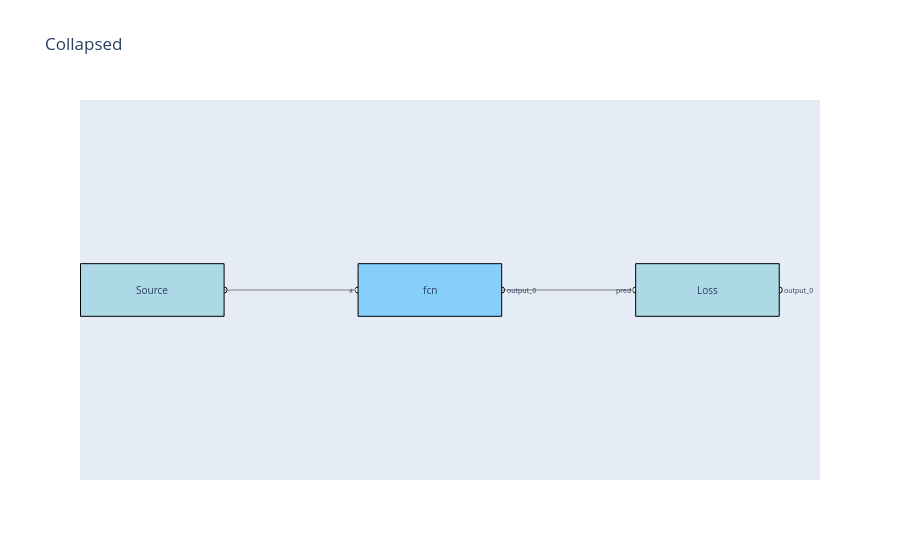
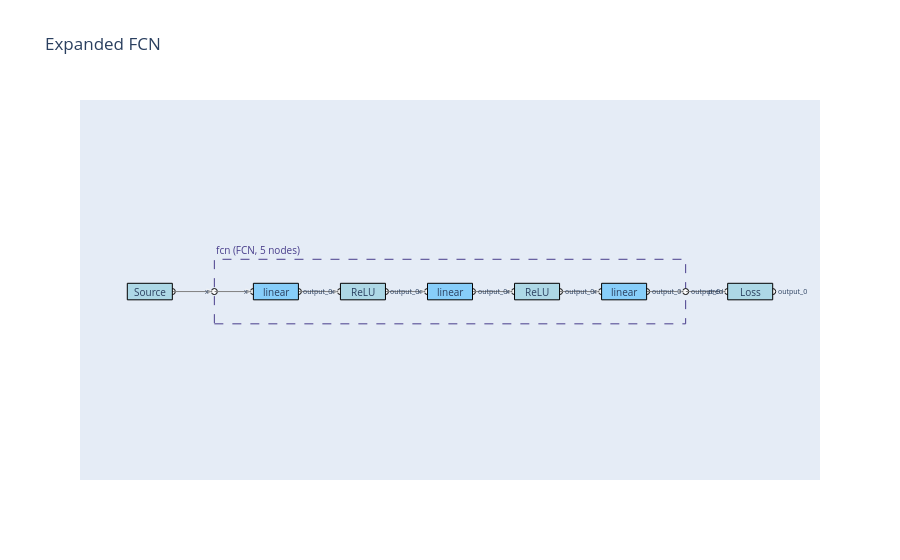
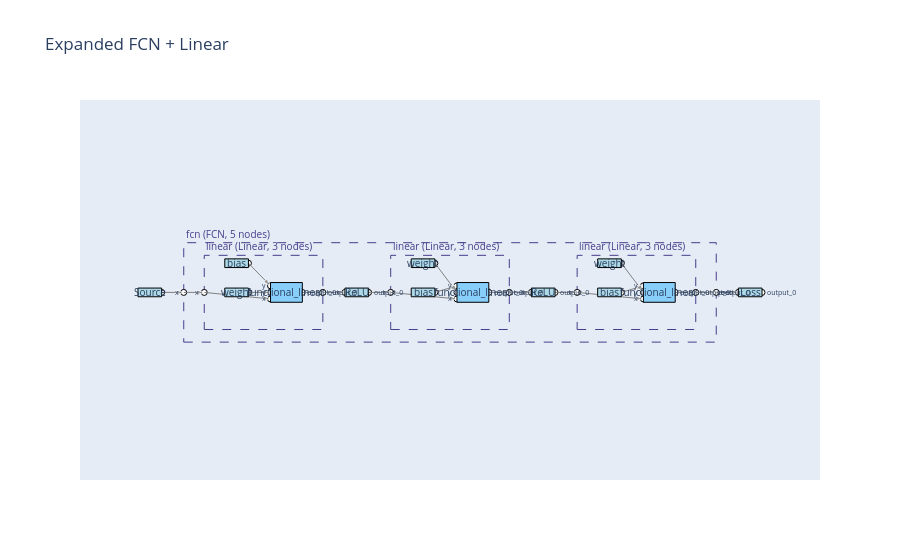

Here is the notebook cell these charts were saved with, in order:
### Code cell
from typing import Annotated
from qewton.graphs.graphs import Graph
from qewton.graphs.nodes import Node
from qewton.config.data_configurations import DataConfiguration
from qewton.config.axes import EllipsisAxes
from qewton.config.variables import Variable
from qewton.algorithms.dl_models.fcn import FCN
from qewton.algorithms.building_blocks.creation import Zeros
from qewton.backends import TensorType
from qewton.visualization import GraphPlot, Figure

X = Variable("x", 1)
U = Variable("u", 1)

# A minimal leaf node - LossNode just passes its input through, standing in
# for a real loss/constraint node for this demo.
class LossNode(Node):
    def forward(
        self, pred: Annotated[TensorType, DataConfiguration(EllipsisAxes())]
    ) -> Annotated[TensorType, DataConfiguration(EllipsisAxes())]:
        return pred

graph = Graph()
src = Zeros(shape=(1,), name="Source")
fcn = FCN(in_neurons=X, hidden_neurons=5, out_neurons=U, n_hidden_layers=2, name="fcn")
loss = LossNode(name="Loss")

graph.connect(src.output_ports[0], fcn.input_ports[0])
graph.connect(fcn.output_ports[0], loss.input_ports[0])
graph.sort()  # required - GraphPlot needs a sorted graph

# depth=0: fcn collapsed to a single box
Figure(GraphPlot(graph, depth=0, title="Collapsed")).show()

# depth=1: fcn's inner layers (Linear/ReLU chain) expanded inline
Figure(GraphPlot(graph, depth=1, title="Expanded FCN")).show()

# depth=2: one level deeper still - each Linear's own weight/bias/functional_linear
Figure(GraphPlot(graph, depth=2, title="Expanded FCN + Linear")).show()

### Figure 1 — Plotly figure (JSON) as saved in the notebook; plotly's stock layout.template omitted (floating-point values rounded to 4 significant figures)
{"data": [{"hoverinfo": "text", "hovertext": ["Source (Zeros)", "fcn (FCN)", "Loss (LossNode)"], "marker": {"opacity": 0, "size": [52.5, 52.5, 52.5]}, "mode": "markers", "showlegend": false, "type": "scatter", "x": [0.75, 3.65, 6.55], "y": [0, 0, 0]}, {"hoverinfo": "text", "hovertext": ["output_0 (out)", "x (in)", "output_0 (out)", "pred (in)", "output_0 (out)"], "marker": {"color": "white", "line": {"color": "black", "width": 1}, "size": 6}, "mode": "markers", "showlegend": false, "type": "scatter", "x": [1.5, 2.9, 4.4, 5.8, 7.3], "y": [0, 0, 0, 0, 0]}, {"hoverinfo": "text", "hovertext": ["[..., FeatureAxes([1])]", "[..., FeatureAxes([1])]", null, "[..., FeatureAxes([1])]", "[..., FeatureAxes([1])]", null], "line": {"color": "gray", "width": 1}, "marker": {"angleref": "previous", "color": "gray", "size": [0, 8, 0, 0, 8, 0], "symbol": "arrow"}, "mode": "lines+markers", "showlegend": false, "type": "scatter", "x": [1.5, 2.9, null, 4.4, 5.8, null], "y": [0, 0, null, 0, 0, null]}], "layout": {"annotations": [{"font": {"size": 10}, "showarrow": false, "text": "Source", "x": 0.75, "xanchor": "center", "y": 0, "yanchor": "middle"}, {"font": {"size": 10}, "showarrow": false, "text": "fcn", "x": 3.65, "xanchor": "center", "y": 0, "yanchor": "middle"}, {"font": {"size": 10}, "showarrow": false, "text": "Loss", "x": 6.55, "xanchor": "center", "y": 0, "yanchor": "middle"}, {"font": {"size": 7}, "showarrow": false, "text": "x", "x": 2.9, "xanchor": "right", "xshift": -3, "y": 0, "yanchor": "middle"}, {"font": {"size": 7}, "showarrow": false, "text": "output_0", "x": 4.4, "xanchor": "left", "xshift": 3, "y": 0, "yanchor": "middle"}, {"font": {"size": 7}, "showarrow": false, "text": "pred", "x": 5.8, "xanchor": "right", "xshift": -3, "y": 0, "yanchor": "middle"}, {"font": {"size": 7}, "showarrow": false, "text": "output_0", "x": 7.3, "xanchor": "left", "xshift": 3, "y": 0, "yanchor": "middle"}], "shapes": [{"fillcolor": "lightblue", "layer": "above", "line": {"color": "black", "width": 1}, "type": "rect", "x0": 0, "x1": 1.5, "y0": -0.275, "y1": 0.275}, {"fillcolor": "lightskyblue", "layer": "above", "line": {"color": "black", "width": 1}, "type": "rect", "x0": 2.9, "x1": 4.4, "y0": -0.275, "y1": 0.275}, {"fillcolor": "lightblue", "layer": "above", "line": {"color": "black", "width": 1}, "type": "rect", "x0": 5.8, "x1": 7.3, "y0": -0.275, "y1": 0.275}], "title": {"text": "Collapsed"}, "uirevision": true, "xaxis": {"visible": false}, "yaxis": {"scaleanchor": "x", "visible": false}}}

### Figure 2 — Plotly figure (JSON) as saved in the notebook; plotly's stock layout.template omitted (floating-point values rounded to 4 significant figures)
{"data": [{"hoverinfo": "text", "hovertext": ["Source (Zeros)", "linear (Linear)", "ReLU (ReLU)", "linear (Linear)", "ReLU (ReLU)", "linear (Linear)", "Loss (LossNode)"], "marker": {"opacity": 0, "size": [52.5, 52.5, 52.5, 52.5, 52.5, 52.5, 52.5]}, "mode": "markers", "showlegend": false, "type": "scatter", "x": [0.75, 4.95, 7.85, 10.75, 13.65, 16.55, 20.75], "y": [0, 0, 0, 0, 0, 0, 0]}, {"hoverinfo": "text", "hovertext": ["output_0 (out)", "x (in)", "output_0 (out)", "x (in)", "output_0 (out)", "x (in)", "output_0 (out)", "x (in)", "output_0 (out)", "x (in)", "output_0 (out)", "x (in)", "output_0 (out)", "pred (in)", "output_0 (out)"], "marker": {"color": "white", "line": {"color": "black", "width": 1}, "size": 6}, "mode": "markers", "showlegend": false, "type": "scatter", "x": [1.5, 4.2, 5.7, 7.1, 8.6, 10, 11.5, 12.9, 14.4, 15.8, 17.3, 2.9, 18.6, 20, 21.5], "y": [0, 0, 0, 0, 0, 0, 0, 0, 0, 0, 0, 0, 0, 0, 0]}, {"hoverinfo": "text", "hovertext": ["[..., FeatureAxes([1])]", "[..., FeatureAxes([1])]", null, "[..., FeatureAxes([1])]", "[..., FeatureAxes([1])]", null, "[..., FeatureAxes([5])]", "[..., FeatureAxes([5])]", null, "[..., FeatureAxes([5])]", "[..., FeatureAxes([5])]", null, "[..., FeatureAxes([5])]", "[..., FeatureAxes([5])]", null, "[..., FeatureAxes([5])]", "[..., FeatureAxes([5])]", null, "[..., FeatureAxes([1])]", "[..., FeatureAxes([1])]", null, "[..., FeatureAxes([1])]", "[..., FeatureAxes([1])]", null], "line": {"color": "gray", "width": 1}, "marker": {"angleref": "previous", "color": "gray", "size": [0, 8, 0, 0, 8, 0, 0, 8, 0, 0, 8, 0, 0, 8, 0, 0, 8, 0, 0, 8, 0, 0, 8, 0], "symbol": "arrow"}, "mode": "lines+markers", "showlegend": false, "type": "scatter", "x": [1.5, 2.9, null, 18.6, 20, null, 5.7, 7.1, null, 8.6, 10, null, 11.5, 12.9, null, 14.4, 15.8, null, 17.3, 18.6, null, 2.9, 4.2, null], "y": [0, 0, null, 0, 0, null, 0, 0, null, 0, 0, null, 0, 0, null, 0, 0, null, 0, 0, null, 0, 0, null]}], "layout": {"annotations": [{"font": {"color": "darkslateblue", "size": 10}, "showarrow": false, "text": "fcn (FCN, 5 nodes)", "x": 2.9, "xanchor": "left", "y": 1.075, "yanchor": "bottom"}, {"font": {"size": 10}, "showarrow": false, "text": "Source", "x": 0.75, "xanchor": "center", "y": 0, "yanchor": "middle"}, {"font": {"size": 10}, "showarrow": false, "text": "linear", "x": 4.95, "xanchor": "center", "y": 0, "yanchor": "middle"}, {"font": {"size": 10}, "showarrow": false, "text": "ReLU", "x": 7.85, "xanchor": "center", "y": 0, "yanchor": "middle"}, {"font": {"size": 10}, "showarrow": false, "text": "linear", "x": 10.75, "xanchor": "center", "y": 0, "yanchor": "middle"}, {"font": {"size": 10}, "showarrow": false, "text": "ReLU", "x": 13.65, "xanchor": "center", "y": 0, "yanchor": "middle"}, {"font": {"size": 10}, "showarrow": false, "text": "linear", "x": 16.55, "xanchor": "center", "y": 0, "yanchor": "middle"}, {"font": {"size": 10}, "showarrow": false, "text": "Loss", "x": 20.75, "xanchor": "center", "y": 0, "yanchor": "middle"}, {"font": {"size": 7}, "showarrow": false, "text": "x", "x": 4.2, "xanchor": "right", "xshift": -3, "y": 0, "yanchor": "middle"}, {"font": {"size": 7}, "showarrow": false, "text": "output_0", "x": 5.7, "xanchor": "left", "xshift": 3, "y": 0, "yanchor": "middle"}, {"font": {"size": 7}, "showarrow": false, "text": "x", "x": 7.1, "xanchor": "right", "xshift": -3, "y": 0, "yanchor": "middle"}, {"font": {"size": 7}, "showarrow": false, "text": "output_0", "x": 8.6, "xanchor": "left", "xshift": 3, "y": 0, "yanchor": "middle"}, {"font": {"size": 7}, "showarrow": false, "text": "x", "x": 10, "xanchor": "right", "xshift": -3, "y": 0, "yanchor": "middle"}, {"font": {"size": 7}, "showarrow": false, "text": "output_0", "x": 11.5, "xanchor": "left", "xshift": 3, "y": 0, "yanchor": "middle"}, {"font": {"size": 7}, "showarrow": false, "text": "x", "x": 12.9, "xanchor": "right", "xshift": -3, "y": 0, "yanchor": "middle"}, {"font": {"size": 7}, "showarrow": false, "text": "output_0", "x": 14.4, "xanchor": "left", "xshift": 3, "y": 0, "yanchor": "middle"}, {"font": {"size": 7}, "showarrow": false, "text": "x", "x": 15.8, "xanchor": "right", "xshift": -3, "y": 0, "yanchor": "middle"}, {"font": {"size": 7}, "showarrow": false, "text": "output_0", "x": 17.3, "xanchor": "left", "xshift": 3, "y": 0, "yanchor": "middle"}, {"font": {"size": 7}, "showarrow": false, "text": "x", "x": 2.9, "xanchor": "right", "xshift": -3, "y": 0, "yanchor": "middle"}, {"font": {"size": 7}, "showarrow": false, "text": "output_0", "x": 18.6, "xanchor": "left", "xshift": 3, "y": 0, "yanchor": "middle"}, {"font": {"size": 7}, "showarrow": false, "text": "pred", "x": 20, "xanchor": "right", "xshift": -3, "y": 0, "yanchor": "middle"}, {"font": {"size": 7}, "showarrow": false, "text": "output_0", "x": 21.5, "xanchor": "left", "xshift": 3, "y": 0, "yanchor": "middle"}], "shapes": [{"fillcolor": "rgba(0,0,0,0)", "layer": "below", "line": {"color": "darkslateblue", "dash": "dash", "width": 1}, "type": "rect", "x0": 2.9, "x1": 18.6, "y0": -1.075, "y1": 1.075}, {"fillcolor": "lightblue", "layer": "above", "line": {"color": "black", "width": 1}, "type": "rect", "x0": 0, "x1": 1.5, "y0": -0.275, "y1": 0.275}, {"fillcolor": "lightskyblue", "layer": "above", "line": {"color": "black", "width": 1}, "type": "rect", "x0": 4.2, "x1": 5.7, "y0": -0.275, "y1": 0.275}, {"fillcolor": "lightblue", "layer": "above", "line": {"color": "black", "width": 1}, "type": "rect", "x0": 7.1, "x1": 8.6, "y0": -0.275, "y1": 0.275}, {"fillcolor": "lightskyblue", "layer": "above", "line": {"color": "black", "width": 1}, "type": "rect", "x0": 10, "x1": 11.5, "y0": -0.275, "y1": 0.275}, {"fillcolor": "lightblue", "layer": "above", "line": {"color": "black", "width": 1}, "type": "rect", "x0": 12.9, "x1": 14.4, "y0": -0.275, "y1": 0.275}, {"fillcolor": "lightskyblue", "layer": "above", "line": {"color": "black", "width": 1}, "type": "rect", "x0": 15.8, "x1": 17.3, "y0": -0.275, "y1": 0.275}, {"fillcolor": "lightblue", "layer": "above", "line": {"color": "black", "width": 1}, "type": "rect", "x0": 20, "x1": 21.5, "y0": -0.275, "y1": 0.275}], "title": {"text": "Expanded FCN"}, "uirevision": true, "xaxis": {"visible": false}, "yaxis": {"scaleanchor": "x", "visible": false}}}

### Figure 3 — Plotly figure (JSON) as saved in the notebook; plotly's stock layout.template omitted (floating-point values rounded to 4 significant figures)
{"data": [{"hoverinfo": "text", "hovertext": ["Source (Zeros)", "weight (ParameterNode)", "bias (ParameterNode)", "functional_linear (FunctionalLinear)", "ReLU (ReLU)", "bias (ParameterNode)", "weight (ParameterNode)", "functional_linear (FunctionalLinear)", "ReLU (ReLU)", "bias (ParameterNode)", "weight (ParameterNode)", "functional_linear (FunctionalLinear)", "Loss (LossNode)"], "marker": {"opacity": 0, "size": [52.5, 52.5, 52.5, 70.53, 52.5, 52.5, 52.5, 70.53, 52.5, 52.5, 52.5, 70.53, 52.5]}, "mode": "markers", "showlegend": false, "type": "scatter", "x": [0.75, 6.25, 6.25, 9.407, 13.86, 18.06, 18.06, 21.22, 25.68, 29.88, 29.88, 33.04, 38.79], "y": [0, 0, 1.85, 0, 0, 0, 1.85, 0, 0, 0, 1.85, 0, 0]}, {"hoverinfo": "text", "hovertext": ["output_0 (out)", "output_0 (out)", "output_0 (out)", "x (in)", "y (in)", "y (in)", "output_0 (out)", "x (in)", "output_0 (out)", "x (in)", "output_0 (out)", "output_0 (out)", "output_0 (out)", "x (in)", "y (in)", "y (in)", "output_0 (out)", "x (in)", "output_0 (out)", "x (in)", "output_0 (out)", "output_0 (out)", "output_0 (out)", "x (in)", "y (in)", "y (in)", "output_0 (out)", "x (in)", "output_0 (out)", "x (in)", "output_0 (out)", "pred (in)", "output_0 (out)"], "marker": {"color": "white", "line": {"color": "black", "width": 1}, "size": 6}, "mode": "markers", "showlegend": false, "type": "scatter", "x": [1.5, 7.0, 7.0, 8.4, 8.4, 8.4, 10.41, 4.2, 11.71, 13.11, 14.61, 18.81, 18.81, 20.21, 20.21, 20.21, 22.23, 16.01, 23.53, 24.93, 26.43, 30.63, 30.63, 32.03, 32.03, 32.03, 34.04, 27.83, 35.34, 2.9, 36.64, 38.04, 39.54], "y": [0, 0, 1.85, -0.4167, 0, 0.4167, 0, 0, 0, 0, 0, 0, 1.85, -0.4167, 0, 0.4167, 0, 0, 0, 0, 0, 0, 1.85, -0.4167, 0, 0.4167, 0, 0, 0, 0, 0, 0, 0]}, {"hoverinfo": "text", "hovertext": ["[..., FeatureAxes([1])]", "[..., FeatureAxes([1])]", null, "[..., FeatureAxes([1])]", "[..., FeatureAxes([1])]", null, "[..., FeatureAxes([5])]", "[..., FeatureAxes([5])]", null, "[..., FeatureAxes([5])]", "[..., FeatureAxes([5])]", null, "[..., FeatureAxes([5])]", "[..., FeatureAxes([5])]", null, "[..., FeatureAxes([5])]", "[..., FeatureAxes([5])]", null, "[..., FeatureAxes([1])]", "[..., FeatureAxes([1])]", null, "[..., FeatureAxes([1])]", "[..., FeatureAxes([1])]", null, "[..., FeatureAxes([1, 5])]", "[..., FeatureAxes([1, 5])]", null, "[..., FeatureAxes([5])]", "[..., FeatureAxes([5])]", null, "[..., FeatureAxes([5])]", "[..., FeatureAxes([5])]", null, "[..., FeatureAxes([1])]", "[..., FeatureAxes([1])]", null, "[..., FeatureAxes([5])]", "[..., FeatureAxes([5])]", null, "[..., FeatureAxes([5, 5])]", "[..., FeatureAxes([5, 5])]", null, "[..., FeatureAxes([5])]", "[..., FeatureAxes([5])]", null, "[..., FeatureAxes([5])]", "[..., FeatureAxes([5])]", null, "[..., FeatureAxes([1])]", "[..., FeatureAxes([1])]", null, "[..., FeatureAxes([5, 1])]", "[..., FeatureAxes([5, 1])]", null, "[..., FeatureAxes([1])]", "[..., FeatureAxes([1])]", null, "[..., FeatureAxes([5])]", "[..., FeatureAxes([5])]", null], "line": {"color": "gray", "width": 1}, "marker": {"angleref": "previous", "color": "gray", "size": [0, 8, 0, 0, 8, 0, 0, 8, 0, 0, 8, 0, 0, 8, 0, 0, 8, 0, 0, 8, 0, 0, 8, 0, 0, 8, 0, 0, 8, 0, 0, 8, 0, 0, 8, 0, 0, 8, 0, 0, 8, 0, 0, 8, 0, 0, 8, 0, 0, 8, 0, 0, 8, 0, 0, 8, 0, 0, 8, 0], "symbol": "arrow"}, "mode": "lines+markers", "showlegend": false, "type": "scatter", "x": [1.5, 2.9, null, 36.64, 38.04, null, 11.71, 13.11, null, 14.61, 16.01, null, 23.53, 24.93, null, 26.43, 27.83, null, 35.34, 36.64, null, 2.9, 4.2, null, 7.0, 8.4, null, 7.0, 8.4, null, 10.41, 11.71, null, 4.2, 8.4, null, 18.81, 20.21, null, 18.81, 20.21, null, 22.23, 23.53, null, 16.01, 20.21, null, 30.63, 32.03, null, 30.63, 32.03, null, 34.04, 35.34, null, 27.83, 32.03, null], "y": [0, 0, null, 0, 0, null, 0, 0, null, 0, 0, null, 0, 0, null, 0, 0, null, 0, 0, null, 0, 0, null, 0, 0, null, 1.85, 0.4167, null, 0, 0, null, 0, -0.4167, null, 0, 0.4167, null, 1.85, 0, null, 0, 0, null, 0, -0.4167, null, 0, 0.4167, null, 1.85, 0, null, 0, 0, null, 0, -0.4167, null]}], "layout": {"annotations": [{"font": {"color": "darkslateblue", "size": 10}, "showarrow": false, "text": "linear (Linear, 3 nodes)", "x": 4.2, "xanchor": "left", "y": 2.35, "yanchor": "bottom"}, {"font": {"color": "darkslateblue", "size": 10}, "showarrow": false, "text": "linear (Linear, 3 nodes)", "x": 16.01, "xanchor": "left", "y": 2.35, "yanchor": "bottom"}, {"font": {"color": "darkslateblue", "size": 10}, "showarrow": false, "text": "linear (Linear, 3 nodes)", "x": 27.83, "xanchor": "left", "y": 2.35, "yanchor": "bottom"}, {"font": {"color": "darkslateblue", "size": 10}, "showarrow": false, "text": "fcn (FCN, 5 nodes)", "x": 2.9, "xanchor": "left", "y": 3.15, "yanchor": "bottom"}, {"font": {"size": 10}, "showarrow": false, "text": "Source", "x": 0.75, "xanchor": "center", "y": 0, "yanchor": "middle"}, {"font": {"size": 10}, "showarrow": false, "text": "weight", "x": 6.25, "xanchor": "center", "y": 0, "yanchor": "middle"}, {"font": {"size": 10}, "showarrow": false, "text": "bias", "x": 6.25, "xanchor": "center", "y": 1.85, "yanchor": "middle"}, {"font": {"size": 10}, "showarrow": false, "text": "functional_linear", "x": 9.407, "xanchor": "center", "y": 0, "yanchor": "middle"}, {"font": {"size": 10}, "showarrow": false, "text": "ReLU", "x": 13.86, "xanchor": "center", "y": 0, "yanchor": "middle"}, {"font": {"size": 10}, "showarrow": false, "text": "bias", "x": 18.06, "xanchor": "center", "y": 0, "yanchor": "middle"}, {"font": {"size": 10}, "showarrow": false, "text": "weight", "x": 18.06, "xanchor": "center", "y": 1.85, "yanchor": "middle"}, {"font": {"size": 10}, "showarrow": false, "text": "functional_linear", "x": 21.22, "xanchor": "center", "y": 0, "yanchor": "middle"}, {"font": {"size": 10}, "showarrow": false, "text": "ReLU", "x": 25.68, "xanchor": "center", "y": 0, "yanchor": "middle"}, {"font": {"size": 10}, "showarrow": false, "text": "bias", "x": 29.88, "xanchor": "center", "y": 0, "yanchor": "middle"}, {"font": {"size": 10}, "showarrow": false, "text": "weight", "x": 29.88, "xanchor": "center", "y": 1.85, "yanchor": "middle"}, {"font": {"size": 10}, "showarrow": false, "text": "functional_linear", "x": 33.04, "xanchor": "center", "y": 0, "yanchor": "middle"}, {"font": {"size": 10}, "showarrow": false, "text": "Loss", "x": 38.79, "xanchor": "center", "y": 0, "yanchor": "middle"}, {"font": {"size": 7}, "showarrow": false, "text": "x", "x": 8.4, "xanchor": "right", "xshift": -3, "y": -0.4167, "yanchor": "middle"}, {"font": {"size": 7}, "showarrow": false, "text": "y", "x": 8.4, "xanchor": "right", "xshift": -3, "y": 0, "yanchor": "middle"}, {"font": {"size": 7}, "showarrow": false, "text": "y", "x": 8.4, "xanchor": "right", "xshift": -3, "y": 0.4167, "yanchor": "middle"}, {"font": {"size": 7}, "showarrow": false, "text": "output_0", "x": 10.41, "xanchor": "left", "xshift": 3, "y": 0, "yanchor": "middle"}, {"font": {"size": 7}, "showarrow": false, "text": "x", "x": 4.2, "xanchor": "right", "xshift": -3, "y": 0, "yanchor": "middle"}, {"font": {"size": 7}, "showarrow": false, "text": "output_0", "x": 11.71, "xanchor": "left", "xshift": 3, "y": 0, "yanchor": "middle"}, {"font": {"size": 7}, "showarrow": false, "text": "x", "x": 13.11, "xanchor": "right", "xshift": -3, "y": 0, "yanchor": "middle"}, {"font": {"size": 7}, "showarrow": false, "text": "output_0", "x": 14.61, "xanchor": "left", "xshift": 3, "y": 0, "yanchor": "middle"}, {"font": {"size": 7}, "showarrow": false, "text": "x", "x": 20.21, "xanchor": "right", "xshift": -3, "y": -0.4167, "yanchor": "middle"}, {"font": {"size": 7}, "showarrow": false, "text": "y", "x": 20.21, "xanchor": "right", "xshift": -3, "y": 0, "yanchor": "middle"}, {"font": {"size": 7}, "showarrow": false, "text": "y", "x": 20.21, "xanchor": "right", "xshift": -3, "y": 0.4167, "yanchor": "middle"}, {"font": {"size": 7}, "showarrow": false, "text": "output_0", "x": 22.23, "xanchor": "left", "xshift": 3, "y": 0, "yanchor": "middle"}, {"font": {"size": 7}, "showarrow": false, "text": "x", "x": 16.01, "xanchor": "right", "xshift": -3, "y": 0, "yanchor": "middle"}, {"font": {"size": 7}, "showarrow": false, "text": "output_0", "x": 23.53, "xanchor": "left", "xshift": 3, "y": 0, "yanchor": "middle"}, {"font": {"size": 7}, "showarrow": false, "text": "x", "x": 24.93, "xanchor": "right", "xshift": -3, "y": 0, "yanchor": "middle"}, {"font": {"size": 7}, "showarrow": false, "text": "output_0", "x": 26.43, "xanchor": "left", "xshift": 3, "y": 0, "yanchor": "middle"}, {"font": {"size": 7}, "showarrow": false, "text": "x", "x": 32.03, "xanchor": "right", "xshift": -3, "y": -0.4167, "yanchor": "middle"}, {"font": {"size": 7}, "showarrow": false, "text": "y", "x": 32.03, "xanchor": "right", "xshift": -3, "y": 0, "yanchor": "middle"}, {"font": {"size": 7}, "showarrow": false, "text": "y", "x": 32.03, "xanchor": "right", "xshift": -3, "y": 0.4167, "yanchor": "middle"}, {"font": {"size": 7}, "showarrow": false, "text": "output_0", "x": 34.04, "xanchor": "left", "xshift": 3, "y": 0, "yanchor": "middle"}, {"font": {"size": 7}, "showarrow": false, "text": "x", "x": 27.83, "xanchor": "right", "xshift": -3, "y": 0, "yanchor": "middle"}, {"font": {"size": 7}, "showarrow": false, "text": "output_0", "x": 35.34, "xanchor": "left", "xshift": 3, "y": 0, "yanchor": "middle"}, {"font": {"size": 7}, "showarrow": false, "text": "x", "x": 2.9, "xanchor": "right", "xshift": -3, "y": 0, "yanchor": "middle"}, {"font": {"size": 7}, "showarrow": false, "text": "output_0", "x": 36.64, "xanchor": "left", "xshift": 3, "y": 0, "yanchor": "middle"}, {"font": {"size": 7}, "showarrow": false, "text": "pred", "x": 38.04, "xanchor": "right", "xshift": -3, "y": 0, "yanchor": "middle"}, {"font": {"size": 7}, "showarrow": false, "text": "output_0", "x": 39.54, "xanchor": "left", "xshift": 3, "y": 0, "yanchor": "middle"}], "shapes": [{"fillcolor": "rgba(0,0,0,0)", "layer": "below", "line": {"color": "darkslateblue", "dash": "dash", "width": 1}, "type": "rect", "x0": 4.2, "x1": 11.71, "y0": -2.35, "y1": 2.35}, {"fillcolor": "rgba(0,0,0,0)", "layer": "below", "line": {"color": "darkslateblue", "dash": "dash", "width": 1}, "type": "rect", "x0": 16.01, "x1": 23.53, "y0": -2.35, "y1": 2.35}, {"fillcolor": "rgba(0,0,0,0)", "layer": "below", "line": {"color": "darkslateblue", "dash": "dash", "width": 1}, "type": "rect", "x0": 27.83, "x1": 35.34, "y0": -2.35, "y1": 2.35}, {"fillcolor": "rgba(0,0,0,0)", "layer": "below", "line": {"color": "darkslateblue", "dash": "dash", "width": 1}, "type": "rect", "x0": 2.9, "x1": 36.64, "y0": -3.15, "y1": 3.15}, {"fillcolor": "lightblue", "layer": "above", "line": {"color": "black", "width": 1}, "type": "rect", "x0": 0, "x1": 1.5, "y0": -0.275, "y1": 0.275}, {"fillcolor": "lightblue", "layer": "above", "line": {"color": "black", "width": 1}, "type": "rect", "x0": 5.5, "x1": 7.0, "y0": -0.275, "y1": 0.275}, {"fillcolor": "lightblue", "layer": "above", "line": {"color": "black", "width": 1}, "type": "rect", "x0": 5.5, "x1": 7.0, "y0": 1.575, "y1": 2.125}, {"fillcolor": "lightskyblue", "layer": "above", "line": {"color": "black", "width": 1}, "type": "rect", "x0": 8.4, "x1": 10.41, "y0": -0.625, "y1": 0.625}, {"fillcolor": "lightblue", "layer": "above", "line": {"color": "black", "width": 1}, "type": "rect", "x0": 13.11, "x1": 14.61, "y0": -0.275, "y1": 0.275}, {"fillcolor": "lightblue", "layer": "above", "line": {"color": "black", "width": 1}, "type": "rect", "x0": 17.31, "x1": 18.81, "y0": -0.275, "y1": 0.275}, {"fillcolor": "lightblue", "layer": "above", "line": {"color": "black", "width": 1}, "type": "rect", "x0": 17.31, "x1": 18.81, "y0": 1.575, "y1": 2.125}, {"fillcolor": "lightskyblue", "layer": "above", "line": {"color": "black", "width": 1}, "type": "rect", "x0": 20.21, "x1": 22.23, "y0": -0.625, "y1": 0.625}, {"fillcolor": "lightblue", "layer": "above", "line": {"color": "black", "width": 1}, "type": "rect", "x0": 24.93, "x1": 26.43, "y0": -0.275, "y1": 0.275}, {"fillcolor": "lightblue", "layer": "above", "line": {"color": "black", "width": 1}, "type": "rect", "x0": 29.13, "x1": 30.63, "y0": -0.275, "y1": 0.275}, {"fillcolor": "lightblue", "layer": "above", "line": {"color": "black", "width": 1}, "type": "rect", "x0": 29.13, "x1": 30.63, "y0": 1.575, "y1": 2.125}, {"fillcolor": "lightskyblue", "layer": "above", "line": {"color": "black", "width": 1}, "type": "rect", "x0": 32.03, "x1": 34.04, "y0": -0.625, "y1": 0.625}, {"fillcolor": "lightblue", "layer": "above", "line": {"color": "black", "width": 1}, "type": "rect", "x0": 38.04, "x1": 39.54, "y0": -0.275, "y1": 0.275}], "title": {"text": "Expanded FCN + Linear"}, "uirevision": true, "xaxis": {"visible": false}, "yaxis": {"scaleanchor": "x", "visible": false}}}
